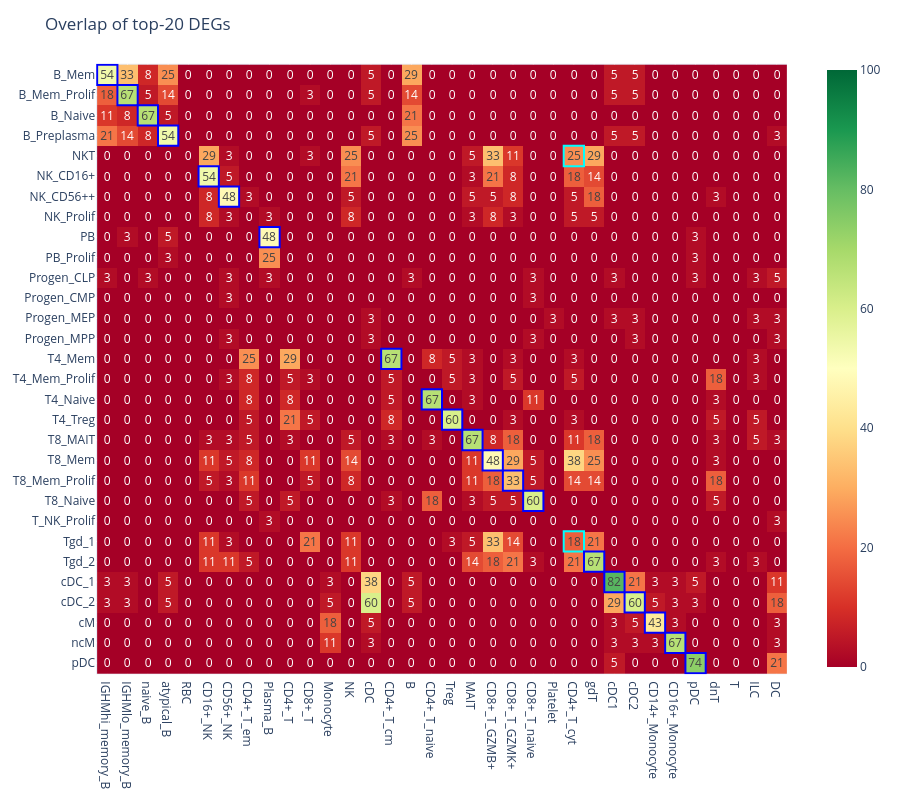

Source (notebook cell):
### Code cell
plot_overlap_heatmap(overlap_top20, top_n_labels, "Overlap of top-20 DEGs")

### Figure 1 — Plotly figure (JSON) as saved in the notebook; plotly's stock layout.template omitted (floating-point values rounded to 4 significant figures; data arrays with more than 128 entries replaced by an {"elided": "..."} marker saying what was removed)
{"data": [{"coloraxis": "coloraxis", "hovertemplate": "x: %{x}<br>y: %{y}<br>color: %{z}<extra></extra>", "name": "0", "texttemplate": "%{z:.0f}", "type": "heatmap", "x": ["IGHMhi_memory_B", "IGHMlo_memory_B", "naive_B", "atypical_B", "RBC", "CD16+_NK", "CD56+_NK", "CD4+_T_em", "Plasma_B", "CD4+_T", "CD8+_T", "Monocyte", "NK", "cDC", "CD4+_T_cm", "B", "CD4+_T_naive", "Treg", "MAIT", "CD8+_T_GZMB+", "CD8+_T_GZMK+", "CD8+_T_naive", "Platelet", "CD4+_T_cyt", "gdT", "cDC1", "cDC2", "CD14+_Monocyte", "CD16+_Monocyte", "pDC", "dnT", "T", "ILC", "DC"], "xaxis": "x", "y": ["B_Mem", "B_Mem_Prolif", "B_Naive", "B_Preplasma", "NKT", "NK_CD16+", "NK_CD56++", "NK_Prolif", "PB", "PB_Prolif", "Progen_CLP", "Progen_CMP", "Progen_MEP", "Progen_MPP", "T4_Mem", "T4_Mem_Prolif", "T4_Naive", "T4_Treg", "T8_MAIT", "T8_Mem", "T8_Mem_Prolif", "T8_Naive", "T_NK_Prolif", "Tgd_1", "Tgd_2", "cDC_1", "cDC_2", "cM", "ncM", "pDC"], "yaxis": "y", "z": {"elided": "30x34 float values"}}], "layout": {"autosize": false, "coloraxis": {"cmax": 100, "cmin": 0, "colorscale": [[0, "rgb(165,0,38)"], [0.1, "rgb(215,48,39)"], [0.2, "rgb(244,109,67)"], [0.3, "rgb(253,174,97)"], [0.4, "rgb(254,224,139)"], [0.5, "rgb(255,255,191)"], [0.6, "rgb(217,239,139)"], [0.7, "rgb(166,217,106)"], [0.8, "rgb(102,189,99)"], [0.9, "rgb(26,152,80)"], [1, "rgb(0,104,55)"]]}, "height": 800, "margin": {"t": 60}, "shapes": [{"line": {"color": "blue", "width": 2}, "type": "rect", "x0": -0.5, "x1": 0.5, "y0": -0.5, "y1": 0.5}, {"line": {"color": "blue", "width": 2}, "type": "rect", "x0": 0.5, "x1": 1.5, "y0": 0.5, "y1": 1.5}, {"line": {"color": "blue", "width": 2}, "type": "rect", "x0": 1.5, "x1": 2.5, "y0": 1.5, "y1": 2.5}, {"line": {"color": "blue", "width": 2}, "type": "rect", "x0": 2.5, "x1": 3.5, "y0": 2.5, "y1": 3.5}, {"line": {"color": "cyan", "width": 2}, "type": "rect", "x0": 22.5, "x1": 23.5, "y0": 3.5, "y1": 4.5}, {"line": {"color": "blue", "width": 2}, "type": "rect", "x0": 4.5, "x1": 5.5, "y0": 4.5, "y1": 5.5}, {"line": {"color": "blue", "width": 2}, "type": "rect", "x0": 5.5, "x1": 6.5, "y0": 5.5, "y1": 6.5}, {"line": {"color": "blue", "width": 2}, "type": "rect", "x0": 7.5, "x1": 8.5, "y0": 7.5, "y1": 8.5}, {"line": {"color": "blue", "width": 2}, "type": "rect", "x0": 13.5, "x1": 14.5, "y0": 13.5, "y1": 14.5}, {"line": {"color": "blue", "width": 2}, "type": "rect", "x0": 15.5, "x1": 16.5, "y0": 15.5, "y1": 16.5}, {"line": {"color": "blue", "width": 2}, "type": "rect", "x0": 16.5, "x1": 17.5, "y0": 16.5, "y1": 17.5}, {"line": {"color": "blue", "width": 2}, "type": "rect", "x0": 17.5, "x1": 18.5, "y0": 17.5, "y1": 18.5}, {"line": {"color": "blue", "width": 2}, "type": "rect", "x0": 18.5, "x1": 19.5, "y0": 18.5, "y1": 19.5}, {"line": {"color": "blue", "width": 2}, "type": "rect", "x0": 19.5, "x1": 20.5, "y0": 19.5, "y1": 20.5}, {"line": {"color": "blue", "width": 2}, "type": "rect", "x0": 20.5, "x1": 21.5, "y0": 20.5, "y1": 21.5}, {"line": {"color": "cyan", "width": 2}, "type": "rect", "x0": 22.5, "x1": 23.5, "y0": 22.5, "y1": 23.5}, {"line": {"color": "blue", "width": 2}, "type": "rect", "x0": 23.5, "x1": 24.5, "y0": 23.5, "y1": 24.5}, {"line": {"color": "blue", "width": 2}, "type": "rect", "x0": 24.5, "x1": 25.5, "y0": 24.5, "y1": 25.5}, {"line": {"color": "blue", "width": 2}, "type": "rect", "x0": 25.5, "x1": 26.5, "y0": 25.5, "y1": 26.5}, {"line": {"color": "blue", "width": 2}, "type": "rect", "x0": 26.5, "x1": 27.5, "y0": 26.5, "y1": 27.5}, {"line": {"color": "blue", "width": 2}, "type": "rect", "x0": 27.5, "x1": 28.5, "y0": 27.5, "y1": 28.5}, {"line": {"color": "blue", "width": 2}, "type": "rect", "x0": 28.5, "x1": 29.5, "y0": 28.5, "y1": 29.5}], "title": {"text": "Overlap of top-20 DEGs"}, "width": 900, "xaxis": {"anchor": "y", "autorange": true, "constrain": "domain", "domain": [0.02232, 0.9777], "range": [-0.5499, 33.5], "scaleanchor": "y", "type": "category"}, "yaxis": {"anchor": "x", "autorange": true, "constrain": "domain", "domain": [-1.11e-16, 1], "range": [29.55, -0.5499], "type": "category"}}}
